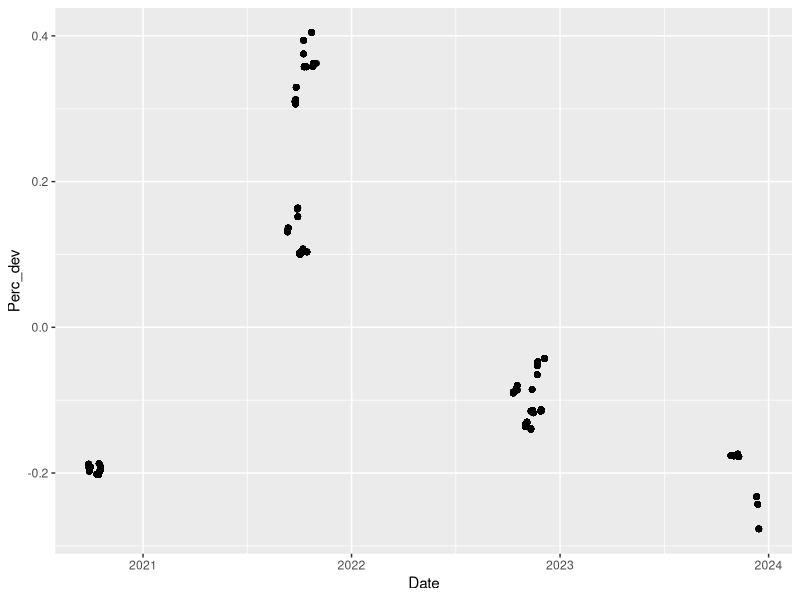
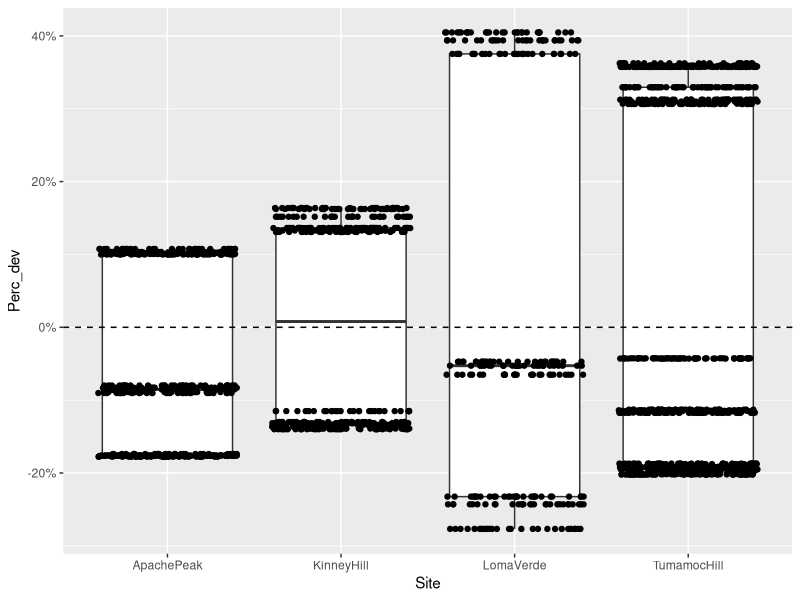
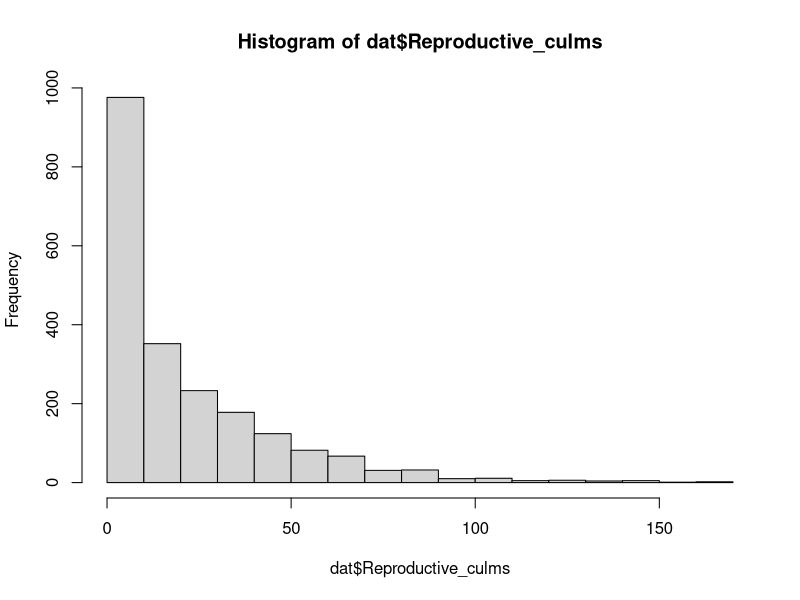
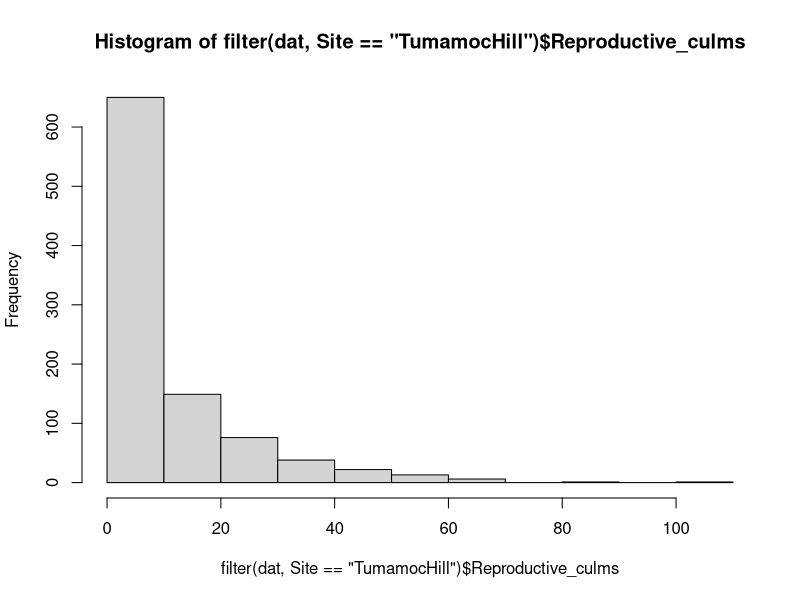
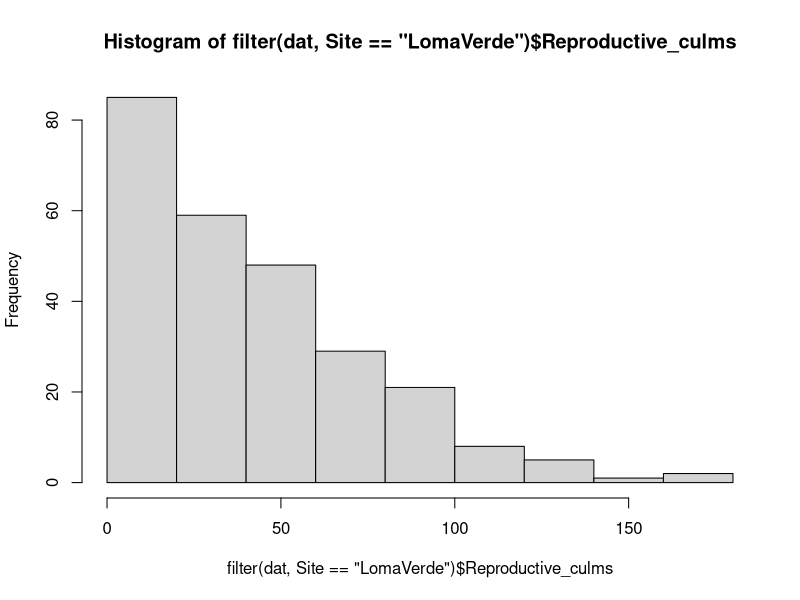
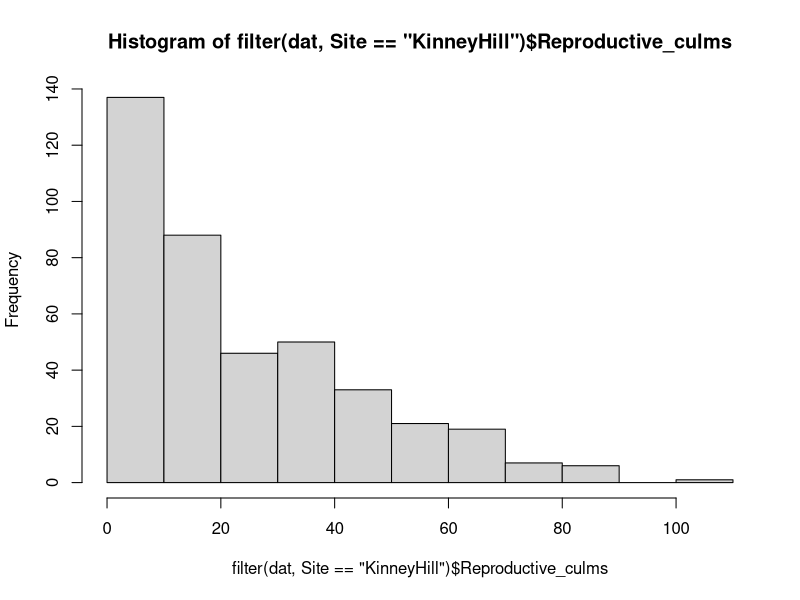
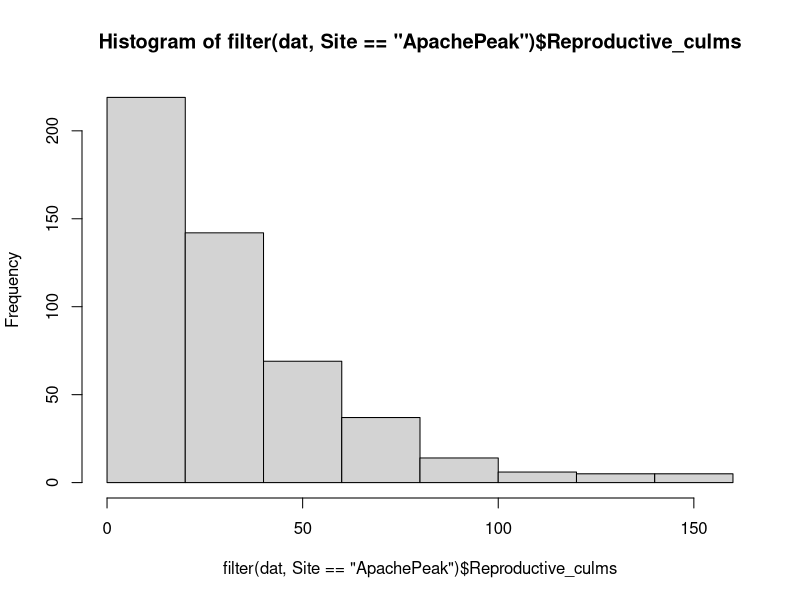
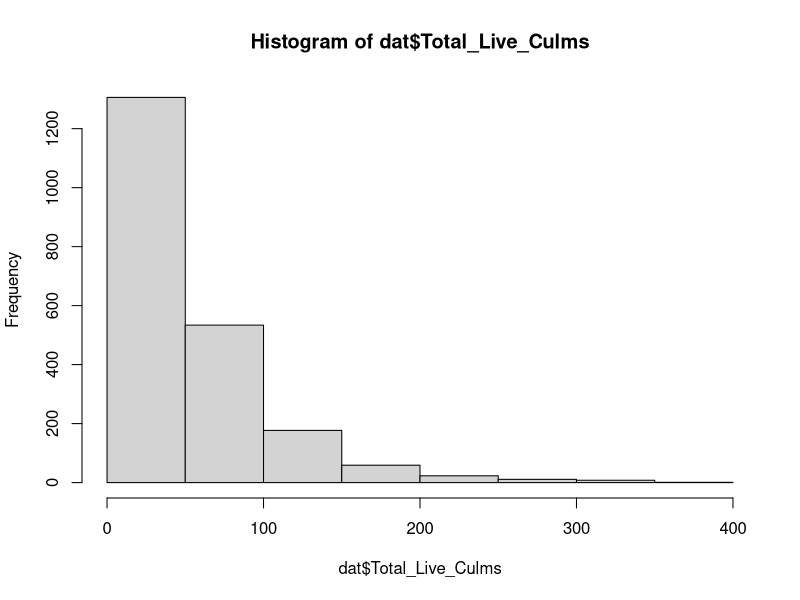

These figures' R source, in order: (Note: this script raises an error after producing the figures.)
# Created: 2024-09-23
# Updated: 2025-02-28

# Purpose: Examine distributions; write out clean data with precip deviation variable added.

# Culm counts are Poisson distribution. Buffelgrass density & cover are approximately normal distribution.

library(readxl)
library(tidyverse)
library(GGally)

# Load data ---------------------------------------------------------------

culms.raw <- read_xlsx("data/raw/2024-09_LO_Buffelgrass-culm-demography_master.xlsx", sheet = "Demography")
monitor.prism <- read_csv("data/cleaned/02_monitoring-info-with-PRISM-data_clean.csv")

# Data wrangling ----------------------------------------------------------

dat <- culms.raw %>% 
  left_join(monitor.prism)

# Check for NAs
apply(dat, 2, anyNA)

# Separate NA culm counts
na.culm <- dat %>% 
  filter(is.na(Vegetative_culms))

# Remove NA culm count - plants could not be located and weren't sampled
dat <- dat %>% 
  filter(!is.na(Vegetative_culms))

# Add Perc_dev and Deviation_mm cols
dat <- dat %>% 
  mutate(Perc_dev = (Prev_year_precip - MAP) / MAP,
         Deviation_mm = Prev_year_precip - MAP) 

# Change year cols to character
dat <- dat %>% 
  mutate(Year = as.character(Year),
         StudyYear = as.character(StudyYear))

# Separate out continuous explanatory variables
exp.cont <- dat %>% 
  select(PlotSlope, Elevation_ft, Prev_year_precip, MAT, MAP, Perc_dev, Deviation_mm)

# Separate out response variables
res.cont <- dat %>% 
  select(BGCover, BGDensity, ShrubCover, ForbCover, NGCover, Vegetative_culms, Reproductive_culms, Total_Live_Culms,
         Longestleaflength_cm)




# Precipitation variability -----------------------------------------------

summary(dat$Perc_dev) # ranges from -28% to +40%

dat %>% 
  ggplot(aes(x = Date, y = Perc_dev)) +
  geom_point()

dat %>% 
  ggplot(aes(x = Site, y = Perc_dev)) +
  geom_boxplot() +
  geom_jitter() +
  scale_y_continuous(labels = scales::percent) +
  geom_hline(yintercept = 0, linetype = "dashed")


# Response variable: Culm count -------------------------------------------

## Histogram --------------------------------------------------------------

# All, Reproductive
hist(dat$Reproductive_culms)

# By site, Reproductive
hist(filter(dat, Site == "TumamocHill")$Reproductive_culms)
hist(filter(dat, Site == "LomaVerde")$Reproductive_culms)
hist(filter(dat, Site == "KinneyHill")$Reproductive_culms)
hist(filter(dat, Site == "ApachePeak")$Reproductive_culms)

# All, Total
hist(dat$Total_Live_Culms)

# All, Vegetative
hist(dat$Vegetative_culms)


## Boxplot ----------------------------------------------------------------

# All, by site
#   Reproductive
dat %>% 
  ggplot(aes(x = Site, y = Reproductive_culms)) +
  geom_boxplot()

#   Total
dat %>% 
  ggplot(aes(x = Site, y = Total_Live_Culms)) +
  geom_boxplot()

#   Vegetative
dat %>% 
  ggplot(aes(x = Site, y = Vegetative_culms)) +
  geom_boxplot()


# By aspect
dat %>% 
  ggplot(aes(x = Aspect, y = Reproductive_culms)) +
  geom_boxplot()


## Pair plot --------------------------------------------------------------

# Reproductive & vegetative culms
dat %>%
  ggplot(aes(x = Vegetative_culms, y = Reproductive_culms)) +
  geom_point()


# Response variable: Density & cover --------------------------------------

# Pair plot
res.cont %>% 
  select(-Longestleaflength_cm, -Vegetative_culms, -Reproductive_culms, -Total_Live_Culms) %>% 
  ggpairs()

# BG Cover
hist(dat$BGCover)
dat %>% 
  ggplot(aes(x = Site, y = BGCover)) +
  geom_boxplot()

# BG Density
hist(dat$BGDensity)
dat %>% 
  ggplot(aes(x = Site, y = BGDensity)) +
  geom_boxplot()

# Longest leaf
hist(dat$Longestleaflength_cm)
dat %>% 
  filter(!is.na(Longestleaflength_cm)) %>% 
  ggplot(aes(x = Site, y = Longestleaflength_cm)) + 
  geom_boxplot()


# Response variable: Native plant cover -----------------------------------

# Shrub cover
hist(dat$ShrubCover)
dat %>% 
  ggplot(aes(x = Site, y = ShrubCover)) +
  geom_boxplot()

# Forb cover
hist(dat$ForbCover)
dat %>% 
  ggplot(aes(x = Site, y = ForbCover)) +
  geom_boxplot()

# Native grass cover
hist(dat$NGCover)
dat %>% 
  ggplot(aes(x = Site, y = NGCover)) +
  geom_boxplot()

# Combine for herb cover (grass & forb)
dat <- dat %>% 
  mutate(HerbCover = NGCover + ForbCover)
hist(dat$HerbCover)


# Continuous explanatory variables ----------------------------------------

# Summary
summary(dat$Elevation_ft)
summary(dat$PlotSlope)
summary(dat$MAT)

# Distribution
hist(dat$Elevation_ft)
hist(dat$PlotSlope)
hist(dat$MAT)

# Pair plot
dat %>% 
  select(PlotSlope, Elevation_ft, Prev_year_precip, MAT, MAP, Perc_dev, Deviation_mm) %>% 
  distinct(.keep_all = TRUE) %>% 
  ggpairs()



# Write out data to csv ---------------------------------------------------

write_csv(dat,
          file = "data/cleaned/04_demography-data_clean.csv")


save.image("RData/04_data-wrangling-and-screening.RData")
